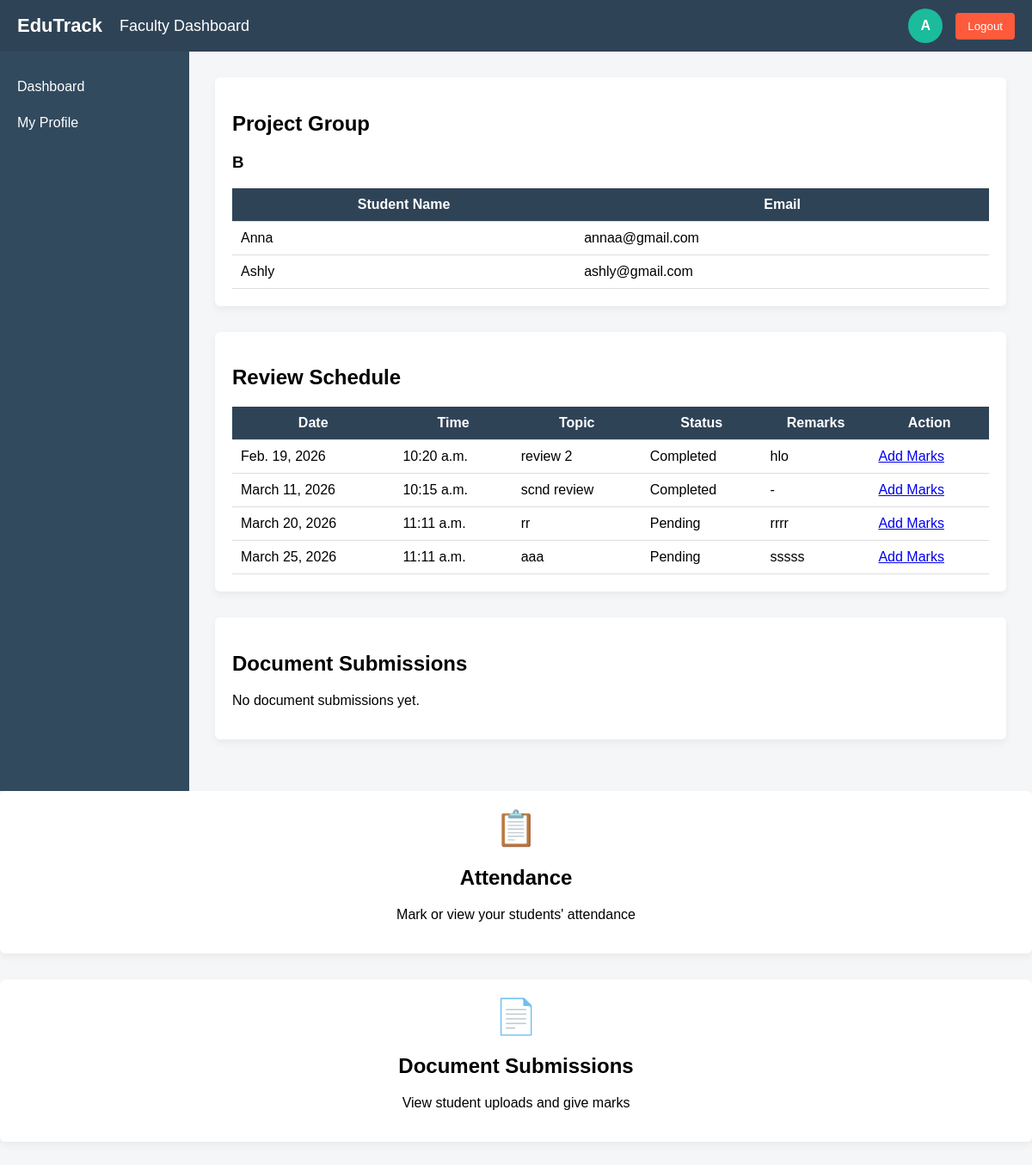
/faculty/dashboard/ (signed in), run on the app's committed database.
### Admin/models.py (models this page shows, shortened)
class Faculty(models.Model):
    faculty_id = models.CharField(max_length=20, unique=True)
    name = models.CharField(max_length=100)
    email = models.EmailField(unique=True)
    phone = models.CharField(max_length=15)
    department = models.CharField(max_length=50)
    designation = models.CharField(max_length=50)
    password = models.CharField(max_length=100)

class ProjectGroup(models.Model):
    group_name = models.CharField(max_length=100)
    faculty = models.ForeignKey(Faculty, on_delete=models.CASCADE)
    students = models.ManyToManyField(Student)

class Student(models.Model):
    admission_number = models.CharField(max_length=30, unique=True)
    name = models.CharField(max_length=100)
    email = models.EmailField(unique=True)
    phone = models.CharField(max_length=15)
    department = models.CharField(max_length=50)
    course = models.CharField(max_length=10)  # BCA / MCA
    academic_batch = models.CharField(max_length=20)  # previously course_batch
    file_batch = models.CharField(max_length=5)  # A/B/C/D
    password = models.CharField(max_length=255)

class ReviewSchedule(models.Model):
    review_date = models.DateField()
    review_time = models.TimeField()
    review_topic = models.CharField(max_length=200)
    STATUS_CHOICES = [
        ('Pending', 'Pending'),
        ('Completed', 'Completed'),
        ('Cancelled', 'Cancelled'),
    ]
    review_status = models.CharField(max_length=20, choices=STATUS_CHOICES, default='Pending')
    remarks = models.TextField(blank=True, null=True)  # optional notes
    created_at = models.DateTimeField(auto_now_add=True)
    updated_at = models.DateTimeField(auto_now=True)

### faculty/views.py (the view)
# urls.py: path('dashboard/', views.homepage, name='homepage'),
def homepage(request):
    if 'faculty_id' not in request.session:
        return redirect('guest:guest_login')
    faculty = Faculty.objects.get(id=request.session['faculty_id'])
    group = ProjectGroup.objects.filter(faculty=faculty).first()
    students = []
    if group:
        students = group.students.all()
    reviews = ReviewSchedule.objects.all().order_by('review_date', 'review_time')
    return render(request, 'Faculty/faculty_dashboard.html', {
        'faculty': faculty,
        'group': group,
        'students': students,
        'reviews': reviews
    })

### faculty/templates/faculty/faculty_dashboard.html (shortened to what this page needs)
<!doctype html>
<html lang="en">
  <head>
  </head>
  <body>
    <div class="top-bar">
      <div class="left-top">
        <div class="app-name">EduTrack</div>
        <div class="page-title">Faculty Dashboard</div>
      </div>
      <div class="right-top">
        <div class="profile-circle" onclick="toggleProfile()">
          {{ faculty.name|slice:":1" }}
        </div>
        <a href="{% url 'faculty:logout' %}">
          <button class="logout-btn">Logout</button>
        </a>
      </div>
    </div>
    <div class="container">
      <div class="sidebar">
        <a href="#">Dashboard</a>
        <a href="#">My Profile</a>
      </div>
      <div class="content">
        <div class="card">
          <h2>Project Group</h2>
          {% if group %}
          <h3>{{ group.group_name }}</h3>
          <table>
            <tr>
              <th>Student Name</th>
              <th>Email</th>
            </tr>
            {% for student in students %}
            <tr>
              <td>{{ student.name }}</td>
              <td>{{ student.email }}</td>
            </tr>
            {% empty %}
            <tr>
              <td colspan="2">No students assigned</td>
            </tr>
            {% endfor %}
          </table>
          {% else %}
          <p>No project group assigned yet.</p>
          {% endif %}
        </div>
        <div class="card">
          <h2>Review Schedule</h2>
          {% if reviews %}
          <table>
            <tr>
              <th>Date</th>
              <th>Time</th>
              <th>Topic</th>
              <th>Status</th>
              <th>Remarks</th>
              <th>Action</th>
            </tr>
            {% for review in reviews %}
            <tr>
              <td>{{ review.review_date }}</td>
              <td>{{ review.review_time }}</td>
              <td>{{ review.review_topic }}</td>
              <td>{{ review.review_status }}</td>
              <td>{{ review.remarks|default:"-" }}</td>
              <td>
                <a href="{% url 'faculty:add_review_marks' review.id %}"
                  >Add Marks</a
                >
              </td>
            </tr>
            {% endfor %}
          </table>
          {% else %}
          <p>No review schedule available.</p>
          {% endif %}
        </div>
        <div class="card">
          <h2>Document Submissions</h2>
          {% if submissions %}
          <table>
            <tr>
              <th>Student</th>
              <th>Schedule</th>
              <th>Submitted At</th>
              <th>File</th>
              <th>Mark</th>
              <th>Action</th>
            </tr>
            {% for submission in submissions %}
            <tr>
              <td>{{ submission.student.name }}</td>
              <td>{{ submission.schedule.title }}</td>
              <td>{{ submission.submitted_at }}</td>
              <td>
                <a href="{{ submission.file.url }}" target="_blank">
                  View File
                </a>
              </td>
              <td>
                {% if submission.mark %} {{ submission.mark }} {% else %} Not
                graded {% endif %}
              </td>
              <td>
                <a href="{% url 'faculty:give_mark' submission.id %}">
                  <button class="give-mark-btn">Give Mark</button>
                </a>
              </td>
            </tr>
            {% endfor %}
          </table>
          {% else %}
          <p>No document submissions yet.</p>
          {% endif %}
        </div>
      </div>
    </div>
    <div
      class="card"
      style="text-align: center; cursor: pointer"
      onclick="window.location.href='{% url 'faculty:attendance_mark' %}'"
    >
      <div style="font-size: 40px; color: #1abc9c; margin-bottom: 10px">📋</div>
      <h2>Attendance</h2>
      <p>Mark or view your students' attendance</p>
    </div>
<div class="card"
     style="text-align:center; cursor:pointer"
     onclick="window.location.href='{% url 'faculty:document_schedules' %}'">
  <div style="font-size:40px; margin-bottom:10px">📄</div>
  <h2>Document Submissions</h2>
  <p>View student uploads and give marks</p>
</div>
  </body>
</html>

### faculty/templates/faculty/faculty_dashboard.html (style rules this page uses)
body { margin: 0; font-family: Arial, Helvetica, sans-serif; background-color: #f4f6f8; }
.top-bar { height: 60px; background-color: #2f4357; color: white; display: flex; align-items: center; justify-content: space-between; padding: 0 20px; }
.left-top { display: flex; align-items: center; gap: 20px; }
.app-name { font-size: 22px; font-weight: bold; }
.page-title { font-size: 18px; }
.right-top { display: flex; align-items: center; gap: 15px; position: relative; }
.profile-circle { width: 40px; height: 40px; background-color: #1abc9c; border-radius: 50%; display: flex; align-items: center; justify-content: center; font-weight: bold; cursor: pointer; }
.logout-btn { background-color: #ff5a3c; border: none; color: white; padding: 8px 14px; border-radius: 4px; cursor: pointer; }
.container { display: flex; }
.sidebar { width: 220px; background-color: #324a5e; min-height: calc(100vh - 60px); padding-top: 20px; }
.sidebar a { display: block; padding: 12px 20px; color: white; text-decoration: none; }
.content { flex: 1; padding: 30px; }
.card { background-color: #ffffff; border-radius: 6px; padding: 20px; box-shadow: 0 4px 10px rgba(0, 0, 0, 0.05); margin-bottom: 30px; }
table { width: 100%; border-collapse: collapse; margin-top: 15px; }
th, td { padding: 10px; border-bottom: 1px solid #ddd; }
th { background-color: #2f4357; color: white; }

### data on the page
Faculty: name "A"
ProjectGroup: group_name "B"
Student: name "Anna", email "annaa@gmail.com"
Student: name "Ashly", email "ashly@gmail.com"
ReviewSchedule: review_date "Feb. 19, 2026", review_time "10:20 a.m.", review_topic "review 2", review_status "Completed", remarks "hlo"
ReviewSchedule: review_date "March 11, 2026", review_time "10:15 a.m.", review_topic "scnd review", review_status "Completed", remarks "-"
ReviewSchedule: review_date "March 20, 2026", review_time "11:11 a.m.", review_topic "rr", review_status "Pending", remarks "rrrr"
ReviewSchedule: review_date "March 25, 2026", review_time "11:11 a.m.", review_topic "aaa", review_status "Pending", remarks "sssss"
